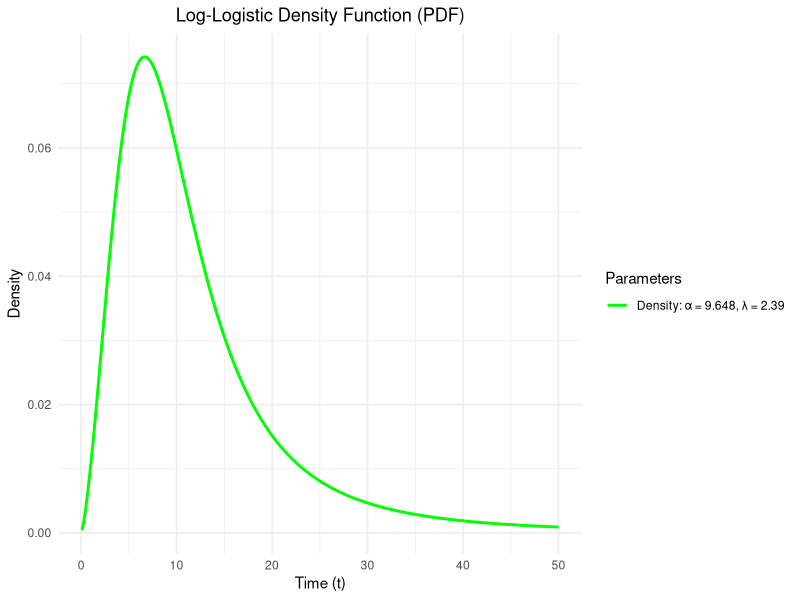
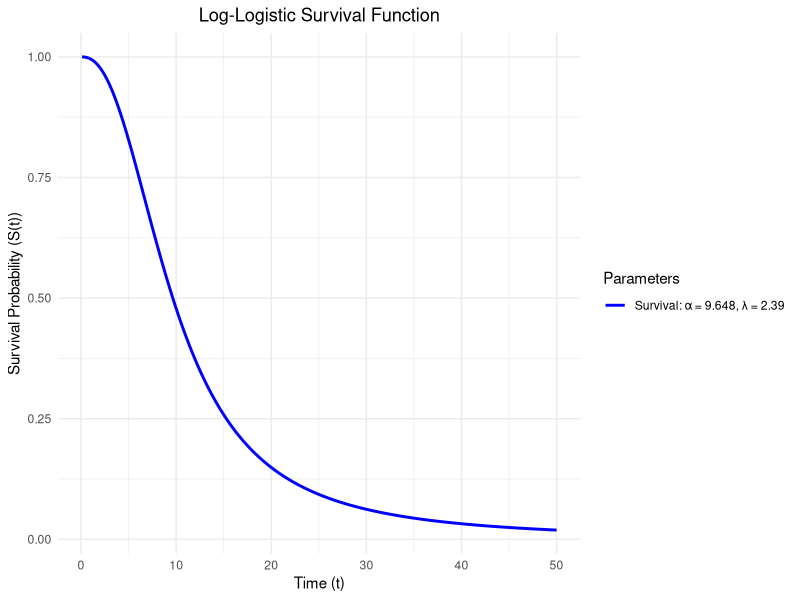
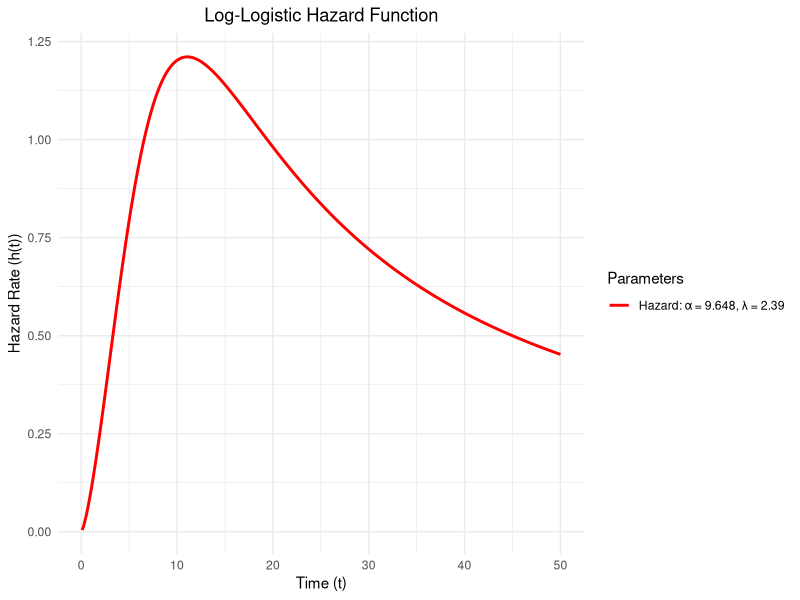

Write the R code that produced these figures, in order.
# Load necessary libraries
library(ggplot2)

# Define the scale (alpha) and shape (lambda) parameters
alpha <- 9.648  # Scale parameter
lambda <- 2.390  # Shape parameter

# Define the log-logistic density function
loglogistic_density <- function(t, alpha, lambda) {
  (lambda * (t / alpha)^(lambda - 1)) / (alpha * (1 + (t / alpha)^lambda)^2)
}

# Define the log-logistic survival function
loglogistic_survival <- function(t, alpha, lambda) {
  1 / (1 + (t / alpha)^lambda)
}

# Define the log-logistic hazard function
loglogistic_hazard <- function(t, alpha, lambda) {
  (lambda * (t / alpha)^(lambda - 1)) / (1 + (t / alpha)^lambda)
}

# Create a time vector for plotting
t <- seq(0.1, 50, length.out = 500)

# Calculate values for density, survival, and hazard functions
density_values <- loglogistic_density(t, alpha, lambda)
survival_values <- loglogistic_survival(t, alpha, lambda)
hazard_values <- loglogistic_hazard(t, alpha, lambda)

# Create a dataframe for plotting
plot_data <- data.frame(
  time = t,
  density = density_values,
  survival = survival_values,
  hazard = hazard_values
)

# Plot the Log-Logistic Density Function with a legend
ggplot(plot_data, aes(x = time, y = density)) +
  geom_line(aes(color = paste0("Density: α = ", round(alpha, 3), ", λ = ", round(lambda, 3))), size = 1) +
  labs(title = "Log-Logistic Density Function (PDF)", x = "Time (t)", y = "Density") +
  theme_minimal() +
  theme(plot.title = element_text(hjust = 0.5)) +
  scale_color_manual(values = "green", name = "Parameters")

# Plot the Log-Logistic Survival Function with a legend
ggplot(plot_data, aes(x = time, y = survival)) +
  geom_line(aes(color = paste0("Survival: α = ", round(alpha, 3), ", λ = ", round(lambda, 3))), size = 1) +
  labs(title = "Log-Logistic Survival Function", x = "Time (t)", y = "Survival Probability (S(t))") +
  theme_minimal() +
  theme(plot.title = element_text(hjust = 0.5)) +
  scale_color_manual(values = "blue", name = "Parameters")

# Plot the Log-Logistic Hazard Function with a legend
ggplot(plot_data, aes(x = time, y = hazard)) +
  geom_line(aes(color = paste0("Hazard: α = ", round(alpha, 3), ", λ = ", round(lambda, 3))), size = 1) +
  labs(title = "Log-Logistic Hazard Function", x = "Time (t)", y = "Hazard Rate (h(t))") +
  theme_minimal() +
  theme(plot.title = element_text(hjust = 0.5)) +
  scale_color_manual(values = "red", name = "Parameters")
